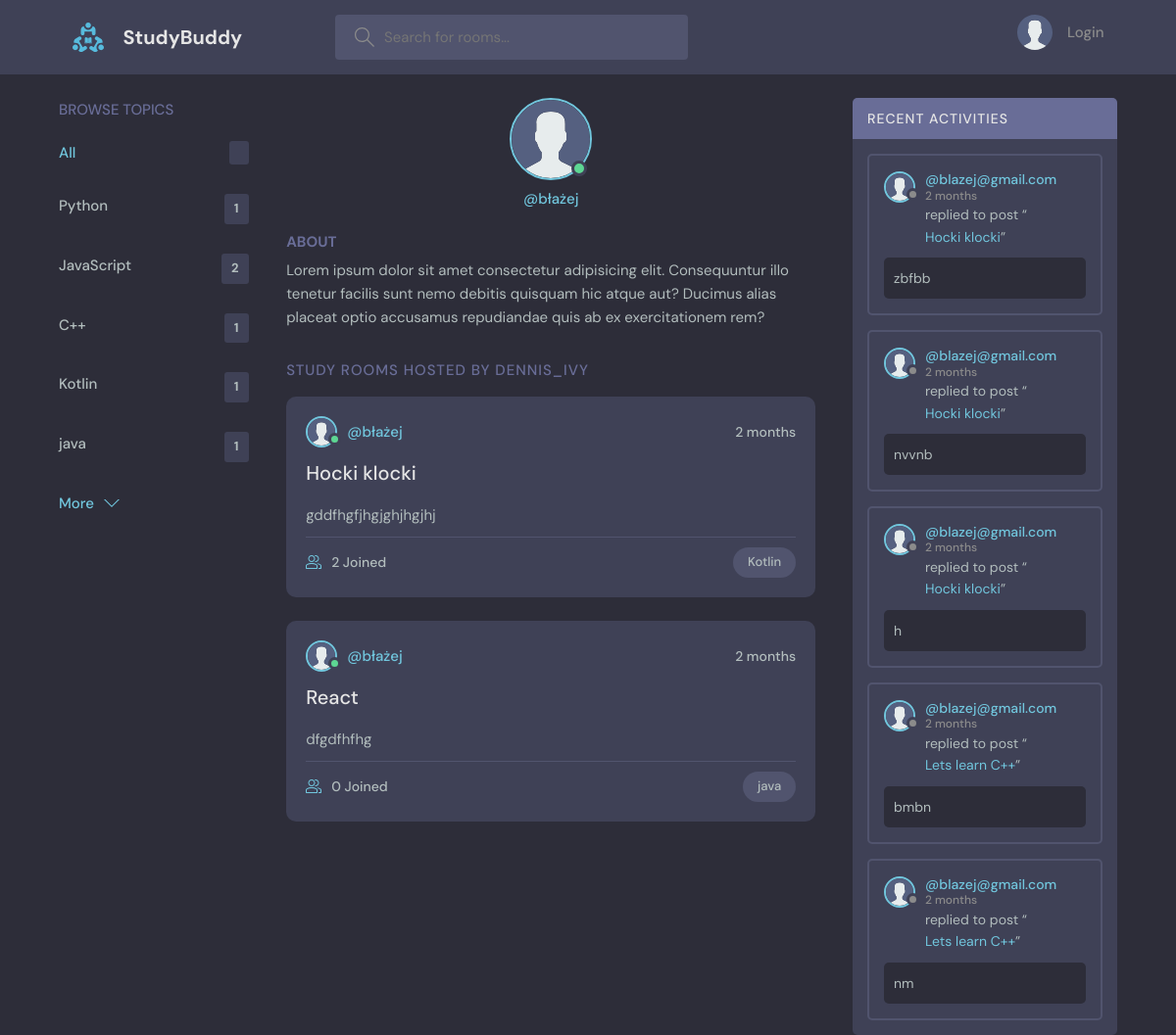
The app's page /profile/2/ with its own data.
### base/models.py (models this page shows, shortened)
class Topic(models.Model):
    name = models.CharField(max_length=200)
    def __str__(self):
        return self.name

class User(AbstractUser):
    name = models.CharField(max_length=200, null=True)
    email = models.EmailField(unique=True, null=True)
    bio = models.TextField(null=True)
    avatar = models.ImageField(null=True, default='avatar.svg')
    USERNAME_FIELD = 'email'
    REQUIRED_FIELDS = []

class Room(models.Model):
    host = models.ForeignKey(User, on_delete=models.SET_NULL, null=True)
    topic = models.ForeignKey('Topic', on_delete=models.SET_NULL, null=True)
    name = models.CharField(max_length=200)
    description = models.TextField(null=True, blank=True)
    participants = models.ManyToManyField(User, related_name='participants', blank=True)
    updated = models.DateTimeField(auto_now=True)
    created = models.DateTimeField(auto_now_add=True)
    class Meta:
        ordering = ['-updated', '-created']
    def __str__(self):
        return self.name

class Message(models.Model):
    user = models.ForeignKey(User, on_delete=models.CASCADE)
    room = models.ForeignKey(Room, on_delete=models.CASCADE)
    body = models.TextField()
    updated = models.DateTimeField(auto_now=True)
    created = models.DateTimeField(auto_now_add=True)

### base/views.py (the view)
# urls.py: path('profile/<str:pk>/', views.profile, name='profile'),
def profile(request,pk):
    user = User.objects.get(id=pk)
    rooms = user.room_set.all()
    room_messages = user.message_set.all()
    topics = Topic.objects.all()
    context = {
        'user': user,
        'rooms': rooms,
        'recent_messages': room_messages,
        'topics': topics,
    }
    return render(request, 'base/profile.html', context)

### base/templates/base/profile.html (shortened to what this page needs)
{% extends 'main.html' %}
{% block content %}
<body>
  <main class="profile-page layout layout--3">
    <div class="container">
      {% include 'base/topics_component.html' %}
      <div class="roomList">
        <div class="profile">
          <div class="profile__avatar">
            <div class="avatar avatar--large active">
              <img src="{{user.avatar.url}}" />
            </div>
          </div>
          <div class="profile__info">
            <p>@{{user.username}}</p>
          </div>
          <div class="profile__about">
            <h3>About</h3>
            <p>
              Lorem ipsum dolor sit amet consectetur adipisicing elit. Consequuntur illo tenetur
              facilis sunt nemo debitis quisquam hic atque aut? Ducimus alias placeat optio
              accusamus repudiandae quis ab ex exercitationem rem?
            </p>
          </div>
        </div>
        <div class="roomList__header">
          <div>
            <h2>Study Rooms Hosted by dennis_ivy</a>
            </h2>
          </div>
        </div>
        {% include 'base/feed_component.html' %}
      </div>
      {% include 'base/activity_component.html' %}
    </div>
  </main>
</body>
{% endblock content %}

### templates/main.html (shortened to what this page needs)
<!DOCTYPE html>
{% load static %}
<html lang="en">
    <head>
        <link rel="stylesheet" href="{% static 'styles/style.css' %}" />
    </head>
    <body>
        {% include 'navbar.html' %}
        {% block content %}
        {% endblock content %}
    </body>
</html>

### templates/navbar.html (shortened to what this page needs)
{% load static %}
<header class="header header--loggedIn">
    <div class="container">
        <a href="{% url 'home' %}" class="header__logo">
            <img src="{% static 'images/logo.svg' %}" />
            <h1>StudyBuddy</h1>
        </a>
        <form class="header__search" action="{% url 'home' %}">
            <label>
                <input type="text" name="q"
                    placeholder="Search for rooms...">
            </label>
        </form>
        <nav class="header__menu">
            {% if request.user.is_authenticated %}
            <div class="header__user">
                <a href="{% url 'profile' request.user.id %}">
                    <div class="avatar avatar--medium active">
                        <img
                            src="{{request.user.avatar.url}}"
                            />
                    </div>
                    <p>Hello {{request.user.username}}<span>@{{request.user.username}}</span></p>
                </a>
                <button class="dropdown-button">
                    <svg version="1.1"
                        xmlns="http://www.w3.org/2000/svg" width="32"
                        height="32" viewBox="0 0 32 32">
                        <title>chevron-down</title>
                        <path d="M16 21l-13-13h-3l16 16 16-16h-3l-13
                            13z"></path>
                    </svg>
                </button>
            </div>
            <div class="dropdown-menu">
                <a href="{% url 'settings' %}" class="dropdown-link"><svg
                        version="1.1"
                        xmlns="http://www.w3.org/2000/svg" width="32"
                        height="32"
                        viewBox="0 0 32 32">
                        <title>tools</title>
                        <path
                            d="M27.465 32c-1.211
                            0-2.35-0.471-3.207-1.328l-9.392-9.391c-2.369
                            0.898-4.898
                            0.951-7.355
                            0.15-3.274-1.074-5.869-3.67-6.943-6.942-0.879-2.682-0.734-5.45
                            0.419-8.004 0.135-0.299 0.408-0.512
                            0.731-0.572 0.32-0.051
                            0.654 0.045 0.887 0.277l5.394 5.395
                            3.586-3.586-5.394-5.395c-0.232-0.232-0.336-0.564-0.276-0.887s0.272-0.596
                            0.572-0.732c2.552-1.152 5.318-1.295
                            8.001-0.418 3.274 1.074
                            5.869 3.67 6.943 6.942 0.806 2.457 0.752
                            4.987-0.15
                            7.358l9.392 9.391c0.844 0.842 1.328 2.012
                            1.328 3.207-0
                            2.5-2.034 4.535-4.535 4.535zM15.101
                            19.102c0.26 0 0.516 0.102
                            0.707 0.293l9.864 9.863c0.479 0.479 1.116
                            0.742 1.793 0.742
                            1.398 0 2.535-1.137 2.535-2.535
                            0-0.668-0.27-1.322-0.742-1.793l-9.864-9.863c-0.294-0.295-0.376-0.74-0.204-1.119
                            0.943-2.090 1.061-4.357
                            0.341-6.555-0.863-2.631-3.034-4.801-5.665-5.666-1.713-0.561-3.468-0.609-5.145-0.164l4.986
                            4.988c0.391 0.391 0.391 1.023 0 1.414l-5
                            5c-0.188 0.188-0.441
                            0.293-0.707
                            0.293s-0.52-0.105-0.707-0.293l-4.987-4.988c-0.45
                            1.682-0.397 3.436 0.164 5.146 0.863 2.631
                            3.034 4.801 5.665
                            5.666 2.2 0.721 4.466 0.604 6.555-0.342
                            0.132-0.059
                            0.271-0.088 0.411-0.088z"></path>
                    </svg>
                    Settings</a>
                <a href="{% url 'logout' %}" class="dropdown-link"><svg
                        version="1.1"
                        xmlns="http://www.w3.org/2000/svg" width="32"
                        height="32"
                        viewBox="0 0 32 32">
                        <title>sign-out</title>
                        <path
                            d="M3 0h22c0.553 0 1 0 1 0.553l-0
                            3.447h-2v-2h-20v28h20v-2h2l0
                            3.447c0 0.553-0.447 0.553-1 0.553h-22c-0.553
                            0-1-0.447-1-1v-30c0-0.553 0.447-1 1-1z"></path>
                        <path
                            d="M21.879 21.293l1.414 1.414
                            6.707-6.707-6.707-6.707-1.414
                            1.414 4.293 4.293h-14.172v2h14.172l-4.293
                            4.293z"></path>
                    </svg>
                    Logout</a>
                {% else %}
                <a href="{% url 'login' %}">
                    <img src="{% static 'images/avatar.svg' %}" />
                    <p>Login</p>
                </a>
                {% endif %}
            </div>
</header>

### base/templates/base/topics_component.html
<div class="topics">
    <div class="topics__header">
        <h2>Browse Topics</h2>
    </div>
    <ul class="topics__list">
        <li>
            <a href="{% url 'home' %}?q=" class="active">All <span>{{all_rooms}}</span></a>
        </li>
        {% for topic in topics %}
        <li>
            <a href="{% url 'home' %}?q={{topic}}">{{topic}}
                <span>{{topic.room_set.all.count}}</span></a>
        </li>
        {% endfor %}
    </ul>
    <a class="btn btn--link" href="topics.html">
        More
        <svg version="1.1" xmlns="http://www.w3.org/2000/svg" width="32"
            height="32" viewBox="0 0 32 32">
            <title>chevron-down</title>
            <path d="M16 21l-13-13h-3l16 16 16-16h-3l-13 13z"></path>
        </svg>
    </a>
</div>

### base/templates/base/feed_component.html (shortened to what this page needs)
{% for room in rooms %}
<div class="roomListRoom">
    <div class="roomListRoom__header">
        <a href="{% url 'profile' room.host.id %}"
            class="roomListRoom__author">
            <div class="avatar avatar--small active">
                <img
                    src="{{room.host.avatar.url}}"
                    />
            </div>
            <span>@{{room.host.username}}</span>
        </a>
        <div class="roomListRoom__actions">
            <span>{{room.created|timesince}}</span>
        </div>
    </div>
    <div class="roomListRoom__content">
        <a href="{% url 'room' room.id %}">{{room.name}}</a>
        <p>
            {{room.description}}
        </p>
    </div>
    <div class="roomListRoom__meta">
        <a class="roomListRoom__joined">
            {{room.participants.all.count}} Joined
        </a>
        <p class="roomListRoom__topic">{{room.topic.name}}</p>
    </div>
</div>
{% endfor %}

### base/templates/base/activity_component.html (shortened to what this page needs)
<div class="activities">
    <div class="activities__header">
        <h2>Recent Activities</h2>
    </div>
    {% for message in recent_messages %}
    <div class="activities__box">
        <div class="activities__boxHeader roomListRoom__header">
            <a href="{% url 'profile' message.user.id %}"
                class="roomListRoom__author">
                <div class="avatar avatar--small">
                    <img
                        src="{{message.user.avatar.url}}"
                        />
                </div>
                <p>
                    @{{message.user}}
                    <span>{{message.updated|timesince}}</span>
                </p>
            </a>
        </div>
        <div class="activities__boxContent">
            <p>replied to post “<a href="{% url 'room' message.room.id %}">{{message.room}}</a>”</p>
            <div class="activities__boxRoomContent">
                {{message.body|slice:":200"}}
            </div>
        </div>
    </div>
    {% endfor %}
</div>

### records on screen
Topic: name "Python", room_set.all.count "1"
Topic: name "JavaScript", room_set.all.count "2"
Topic: name "C++", room_set.all.count "1"
Topic: name "Kotlin", room_set.all.count "1"
Topic: name "java", room_set.all.count "1"
User: avatar (placeholder picture), username "błażej"
Room: host.avatar (placeholder picture), host.username "błażej", created "2 months", name "Hocki klocki", description "gddfhgfjhgjghjhgjhj", participants.all.count "2", topic.name "Kotlin"
Room: host.avatar (placeholder picture), host.username "błażej", created "2 months", name "React", description "dfgdfhfhg", participants.all.count "0", topic.name "java"
Message: user.avatar (placeholder picture), user "blazej@gmail.com", updated "2 months", room "Hocki klocki", body "zbfbb"
Message: user.avatar (placeholder picture), user "blazej@gmail.com", updated "2 months", room "Hocki klocki", body "nvvnb"
Message: user.avatar (placeholder picture), user "blazej@gmail.com", updated "2 months", room "Hocki klocki", body "h"
Message: user.avatar (placeholder picture), user "blazej@gmail.com", updated "2 months", room "Lets learn C++", body "bmbn"
Message: user.avatar (placeholder picture), user "blazej@gmail.com", updated "2 months", room "Lets learn C++", body "nm"
